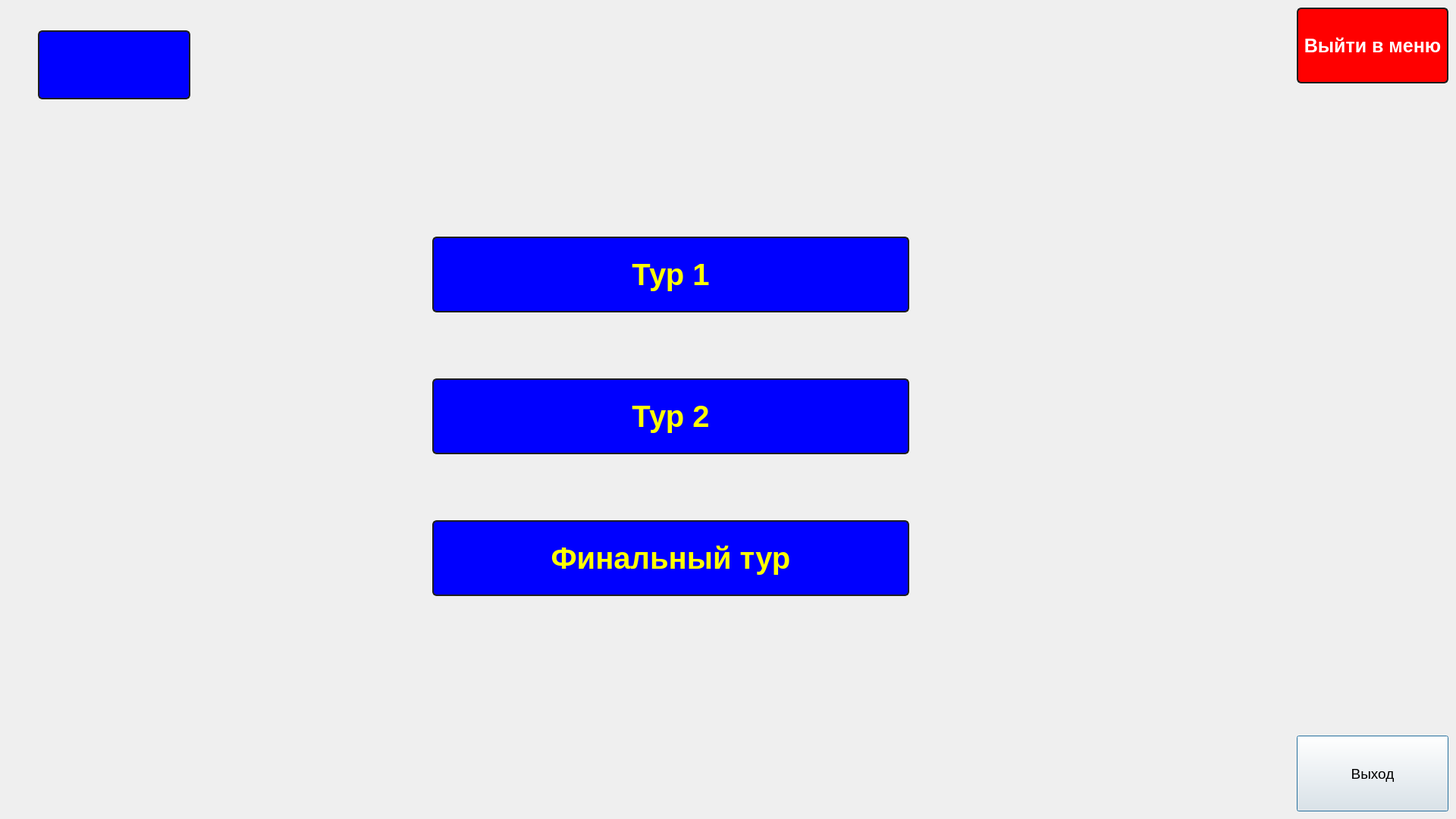
<?xml version="1.0" encoding="UTF-8"?>
<ui version="4.0">
 <class>SecondWindow</class>
 <widget class="QDialog" name="SecondWindow">
  <property name="geometry">
   <rect>
    <x>0</x>
    <y>0</y>
    <width>1920</width>
    <height>1080</height>
   </rect>
  </property>
  <property name="windowTitle">
   <string>Dialog</string>
  </property>
  <widget class="QPushButton" name="pushButton_4">
   <property name="geometry">
    <rect>
     <x>1710</x>
     <y>970</y>
     <width>200</width>
     <height>100</height>
    </rect>
   </property>
   <property name="minimumSize">
    <size>
     <width>200</width>
     <height>100</height>
    </size>
   </property>
   <property name="maximumSize">
    <size>
     <width>200</width>
     <height>100</height>
    </size>
   </property>
   <property name="font">
    <font>
     <pointsize>14</pointsize>
    </font>
   </property>
   <property name="text">
    <string>Выход</string>
   </property>
  </widget>
  <widget class="QPushButton" name="pushButton_5">
   <property name="geometry">
    <rect>
     <x>1710</x>
     <y>10</y>
     <width>200</width>
     <height>100</height>
    </rect>
   </property>
   <property name="minimumSize">
    <size>
     <width>200</width>
     <height>100</height>
    </size>
   </property>
   <property name="maximumSize">
    <size>
     <width>200</width>
     <height>100</height>
    </size>
   </property>
   <property name="font">
    <font>
     <pointsize>-1</pointsize>
     <weight>75</weight>
     <bold>true</bold>
    </font>
   </property>
   <property name="styleSheet">
    <string notr="true">QPushButton
{
font-weight: bold;
    color: white;
    background-color: Red;
    border-width: 2px;
    border-color: #1e1e1e;
    border-style: solid;
    border-radius: 6;
    padding: 3px;
    font-size: 25px;
    padding-left: 5px;
    padding-right: 5px;
}

QPushButton:pressed
{
    background-color: QLinearGradient( x1: 0, y1: 0, x2: 0, y2: 1, stop: 0 #2d2d2d, stop: 0.1 #2b2b2b, stop: 0.5 #292929, stop: 0.9 #282828, stop: 1 #252525);
}

QPushButton:hover
{
    border: 2px solid QLinearGradient( x1: 0, y1: 0, x2: 0, y2: 1, stop: 0 #ffa02f, stop: 1 #d7801a);
}

QPushButton:focus {
    border-color: yellow;
   outline: none;
}</string>
   </property>
   <property name="text">
    <string>Выйти в меню</string>
   </property>
  </widget>
  <widget class="QWidget" name="layoutWidget">
   <property name="geometry">
    <rect>
     <x>570</x>
     <y>230</y>
     <width>631</width>
     <height>641</height>
    </rect>
   </property>
   <property name="minimumSize">
    <size>
     <width>631</width>
     <height>641</height>
    </size>
   </property>
   <property name="maximumSize">
    <size>
     <width>631</width>
     <height>641</height>
    </size>
   </property>
   <layout class="QVBoxLayout" name="verticalLayout">
    <property name="spacing">
     <number>5</number>
    </property>
    <item>
     <widget class="QPushButton" name="pushButton_3">
      <property name="minimumSize">
       <size>
        <width>629</width>
        <height>100</height>
       </size>
      </property>
      <property name="maximumSize">
       <size>
        <width>629</width>
        <height>100</height>
       </size>
      </property>
      <property name="font">
       <font>
        <pointsize>-1</pointsize>
        <weight>75</weight>
        <bold>true</bold>
       </font>
      </property>
      <property name="styleSheet">
       <string notr="true">QPushButton
{
font-weight: bold;
    color: yellow;
    background-color: blue;
    border-width: 2px;
    border-color: #1e1e1e;
    border-style: solid;
    border-radius: 6;
    padding: 3px;
    font-size: 40px;
    padding-left: 5px;
    padding-right: 5px;
}

QPushButton:pressed
{
    background-color: QLinearGradient( x1: 0, y1: 0, x2: 0, y2: 1, stop: 0 #2d2d2d, stop: 0.1 #2b2b2b, stop: 0.5 #292929, stop: 0.9 #282828, stop: 1 #252525);
}

QPushButton:hover
{
    border: 2px solid QLinearGradient( x1: 0, y1: 0, x2: 0, y2: 1, stop: 0 #ffa02f, stop: 1 #d7801a);
}

QPushButton:focus {
    border-color: yellow;
   outline: none;
}
</string>
      </property>
      <property name="text">
       <string>Тур 1</string>
      </property>
     </widget>
    </item>
    <item>
     <widget class="QPushButton" name="pushButton_2">
      <property name="minimumSize">
       <size>
        <width>629</width>
        <height>100</height>
       </size>
      </property>
      <property name="maximumSize">
       <size>
        <width>629</width>
        <height>100</height>
       </size>
      </property>
      <property name="font">
       <font>
        <pointsize>-1</pointsize>
        <weight>75</weight>
        <bold>true</bold>
       </font>
      </property>
      <property name="styleSheet">
       <string notr="true">QPushButton
{
font-weight: bold;
    color: yellow;
    background-color: blue;
    border-width: 2px;
    border-color: #1e1e1e;
    border-style: solid;
    border-radius: 6;
    padding: 3px;
    font-size: 40px;
    padding-left: 5px;
    padding-right: 5px;
}

QPushButton:pressed
{
    background-color: QLinearGradient( x1: 0, y1: 0, x2: 0, y2: 1, stop: 0 #2d2d2d, stop: 0.1 #2b2b2b, stop: 0.5 #292929, stop: 0.9 #282828, stop: 1 #252525);
}

QPushButton:hover
{
    border: 2px solid QLinearGradient( x1: 0, y1: 0, x2: 0, y2: 1, stop: 0 #ffa02f, stop: 1 #d7801a);
}

QPushButton:focus {
    border-color: yellow;
   outline: none;
}</string>
      </property>
      <property name="text">
       <string>Тур 2</string>
      </property>
     </widget>
    </item>
    <item>
     <widget class="QPushButton" name="pushButton">
      <property name="enabled">
       <bool>true</bool>
      </property>
      <property name="minimumSize">
       <size>
        <width>629</width>
        <height>100</height>
       </size>
      </property>
      <property name="maximumSize">
       <size>
        <width>629</width>
        <height>100</height>
       </size>
      </property>
      <property name="font">
       <font>
        <pointsize>-1</pointsize>
        <weight>75</weight>
        <bold>true</bold>
       </font>
      </property>
      <property name="styleSheet">
       <string notr="true">QPushButton
{
font-weight: bold;
    color: yellow;
    background-color: blue;
    border-width: 2px;
    border-color: #1e1e1e;
    border-style: solid;
    border-radius: 6;
    padding: 3px;
    font-size: 40px;
    padding-left: 5px;
    padding-right: 5px;
}

QPushButton:pressed
{
    background-color: QLinearGradient( x1: 0, y1: 0, x2: 0, y2: 1, stop: 0 #2d2d2d, stop: 0.1 #2b2b2b, stop: 0.5 #292929, stop: 0.9 #282828, stop: 1 #252525);
}

QPushButton:hover
{
    border: 2px solid QLinearGradient( x1: 0, y1: 0, x2: 0, y2: 1, stop: 0 #ffa02f, stop: 1 #d7801a);
}

QPushButton:focus {
    border-color: yellow;
   outline: none;
}</string>
      </property>
      <property name="text">
       <string>Финальный тур</string>
      </property>
      <property name="autoRepeatInterval">
       <number>100</number>
      </property>
     </widget>
    </item>
   </layout>
  </widget>
  <widget class="QLabel" name="label">
   <property name="geometry">
    <rect>
     <x>0</x>
     <y>0</y>
     <width>1920</width>
     <height>1080</height>
    </rect>
   </property>
   <property name="minimumSize">
    <size>
     <width>1920</width>
     <height>1080</height>
    </size>
   </property>
   <property name="maximumSize">
    <size>
     <width>1920</width>
     <height>1080</height>
    </size>
   </property>
   <property name="styleSheet">
    <string notr="true"/>
   </property>
   <property name="text">
    <string/>
   </property>
   <property name="pixmap">
    <pixmap>../../фон/фон андроид.jpg</pixmap>
   </property>
  </widget>
  <widget class="QLabel" name="label_score">
   <property name="geometry">
    <rect>
     <x>50</x>
     <y>40</y>
     <width>201</width>
     <height>91</height>
    </rect>
   </property>
   <property name="styleSheet">
    <string notr="true">QLabel
{
font-weight: bold;
    color: yellow;
    background-color: blue;
    border-width: 2px;
    border-color: #1e1e1e;
    border-style: solid;
    border-radius: 6;
    padding: 3px;
    font-size: 40px;
    padding-left: 5px;
    padding-right: 5px;
}

QPushButton:pressed
{
    background-color: QLinearGradient( x1: 0, y1: 0, x2: 0, y2: 1, stop: 0 #2d2d2d, stop: 0.1 #2b2b2b, stop: 0.5 #292929, stop: 0.9 #282828, stop: 1 #252525);
}

QPushButton:hover
{
    border: 2px solid QLinearGradient( x1: 0, y1: 0, x2: 0, y2: 1, stop: 0 #ffa02f, stop: 1 #d7801a);
}

QPushButton:focus {
    border-color: yellow;
   outline: none;
}</string>
   </property>
   <property name="text">
    <string/>
   </property>
  </widget>
  <zorder>label</zorder>
  <zorder>pushButton_4</zorder>
  <zorder>pushButton_5</zorder>
  <zorder>layoutWidget</zorder>
  <zorder>label_score</zorder>
 </widget>
 <resources/>
 <connections/>
</ui>
